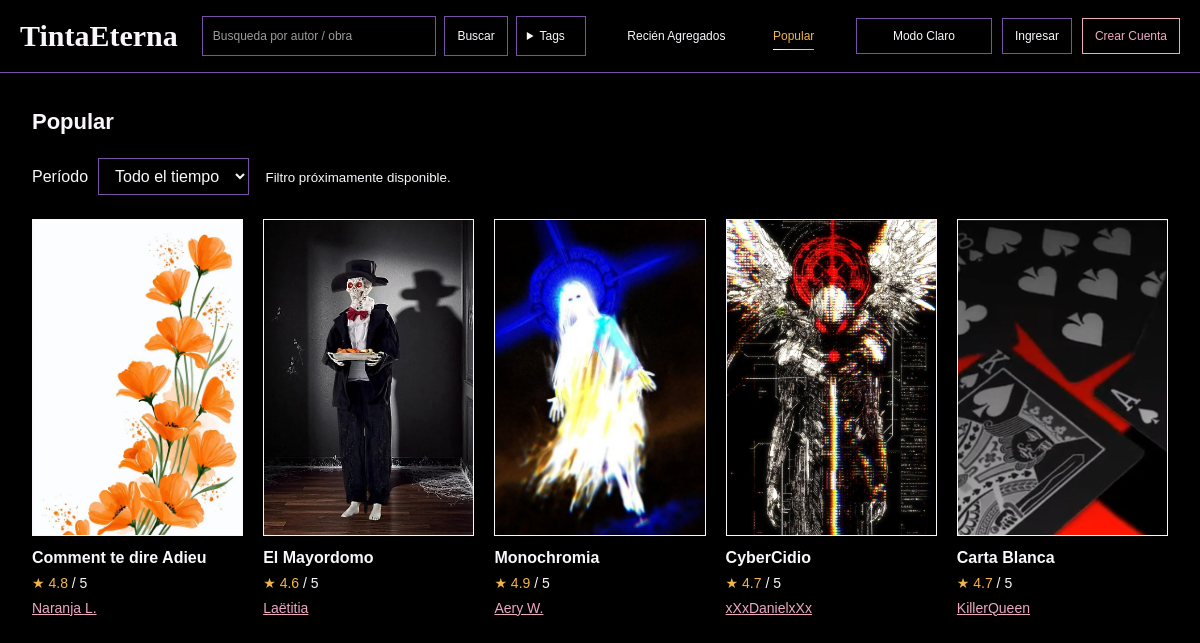
Page /popular/ on the committed database.
### pages/models.py (models this page shows, shortened)
class StoryUpload(models.Model):
    sample_key = models.CharField(max_length=450, unique=True, null=True, blank=True, editable=False)
    sample_cover = models.CharField(max_length=255, blank=True, editable=False)
    title = models.CharField(max_length=200, blank=True)
    description = models.TextField(max_length=3000, blank=True)
    cover = models.ImageField(upload_to=cover_file_path, blank=True)
    @property
    def display_title(self):
        return self.title or Path(self.original_name).stem
    owner = models.ForeignKey(
        settings.AUTH_USER_MODEL,
        on_delete=models.CASCADE,
        related_name="story_uploads",
    )
    file = models.FileField(upload_to=story_file_path, blank=True)
    original_name = models.CharField(max_length=255)
    uploaded_at = models.DateTimeField(auto_now_add=True)
    tags = models.ManyToManyField(Tag, blank=True, related_name="stories", verbose_name="Tags")

### pages/catalog_views.py (the view)
# urls.py: path("popular/", catalog_views.popular, name="popular"),
@require_GET
def popular(request):
    works, _, covers = sample_stories()
    from .sample_works import link_sample_cards
    link_sample_cards(works, covers)
    return render(request, "pages/home.html", {
        "catalog": "popular", "page_title": "Popular", "tags": Tag.objects.order_by("name"),
        "sections": [{"title": "Popular", "stories": works}],
    })

### pages/sample_works.py (called while the page is built)
def sample_key(item):
    return f"{slugify(item['author'])}:{slugify(item['title'])}"

def cover_url(story):
    if story.cover:
        return reverse('pages:story_cover', args=[story.pk])
    return static(story.sample_cover) if story.sample_cover else ''

### pages/templates/pages/home.html (shortened to what this page needs)
{% load static %}
<!doctype html>
<html lang="es">
  <head>
    {% load static %}
    <link rel="stylesheet" href="{% static 'pages/styles.css' %}" />
    <link rel="stylesheet" href="{% static 'pages/theme.css' %}">
  <link rel="stylesheet" href="{% static 'pages/profile.css' %}">
    <link rel="stylesheet" href="{% static 'pages/catalog.css' %}">
  </head>
  <body>
    <header class="site-header">
      <div class="header-inner">
        <h1 class="site-title"><a href="{% url 'pages:home' %}">TintaEterna</a></h1>
        <div class="header-actions">
          <form id="search-form" role="search" method="get" {% if catalog == "recent" %}action="{% url 'pages:recent' %}"{% endif %} style="position: relative;">
            <input
              id="story-search"
              name="q" value="{{ query }}"
              type="search"
              placeholder="Busqueda por autor / obra"
              aria-label="Busqueda autor / obra"
              autocomplete="off"
            />
            <button type="submit">Buscar</button>
            <details id="tag-dropdown" class="tag-dropdown">
              <summary>Tags </summary>
            </details>
          </form>
        <nav class="catalog-nav" aria-label="Explorar obras">
            <a href="{% url 'pages:recent' %}" {% if catalog == "recent" %}aria-current="page"{% endif %}>Recién Agregados</a>
            <a href="{% url 'pages:popular' %}" {% if catalog == "popular" %}aria-current="page"{% endif %}>Popular</a>
        </nav>
        <nav aria-label="Account">
            {% if user.is_authenticated %}
                {% include 'pages/account_menu.html' %}
                <button
                    type="button"
                    id="theme-toggle"
                    aria-label="Light mode"
                    aria-pressed="false"
                >
                    Light mode
                </button>
                <form
                    class="logout-form"
                    method="post"
                    action="{% url 'pages:logout' %}"
                    onsubmit="return confirm('¿Estás seguro de que quieres cerrar sesión?');"
                >
                    {% csrf_token %}
                    <button type="submit">Cerrar sesión</button>
                </form>
            {% else %}
                <button
                    type="button"
                    id="theme-toggle"
                    aria-label="Light mode"
                    aria-pressed="false"
                >
                </button>
                <a class="login-link" href="{% url 'pages:login' %}">
                    Ingresar
                </a>
                <a class="login-link signup" href="{% url 'pages:signup' %}">
                    Crear Cuenta
                </a>
            {% endif %}
        </nav>
        </div>
      </div>
    </header>
    <main class="homepage{% if catalog %} catalog-page{% endif %}">
      <div class="stories">
        {% for section in sections %}
        <section class="story-section">
          <h2>{{ section.title }}</h2>
          {% if catalog == "popular" %}
          <label class="period-filter">Período
            <select aria-describedby="period-note"><option>Día</option><option>Mes</option><option>Año</option><option selected>Todo el tiempo</option></select>
          </label>
          <small id="period-note">Filtro próximamente disponible.</small>
          {% endif %}
          <div class="story-grid">
            {% for story in section.stories %}
            <article
              class="story-card"
              data-search="{{ story.title }} {{ story.author }}"
              data-tags="{% for tag in story.tags.all %}{{ tag.id }} {% endfor %}"
              aria-label="{{ story.title }}"
            >
              <a class="story-cover-link" href="{{ story.work_url }}" aria-label="Abrir {{ story.title }}">
                <div class="cover">
                  {% if story.cover_url %}<img src="{{ story.cover_url }}" alt="Portada de {{ story.title }}" loading="lazy">{% endif %}
                </div>
              </a>
              <h3 class="story-title">{{ story.title }}</h3>
              <p class="rating">
                <span aria-hidden="true">★</span>
                {% if story.rating %}{{ story.rating }} <span class="rating-total">/ 5</span>
                {% else %}<span class="rating-total">Sin valoraciones</span>{% endif %}
              </p>
              <p class="author"><a href="{{ story.profile_url }}">{{ story.author }}</a></p>
            </article>
            {% empty %}<p>No hay obras para mostrar.</p>{% endfor %}
          </div>
        </section>
        {% endfor %}
      </div>
    </main>
  </body>
</html>

### pages/static/pages/theme.css (style rules this page uses)
:root { --black: #000000; --gold: #f2b544; --purple: #7952a8; --white: #faf7fc; --pink: #efa8c4; }
:root { color-scheme: dark; --page-background: var(--black); --page-text: var(--white); --accent: var(--gold); --secondary-text: var(--pink); --outline: var(--white); --input-placeholder: #ffffff9c; --upload-hover: #211b10; }
#theme-toggle { box-sizing: border-box; width: 136px; min-width: 136px; white-space: nowrap; text-align: center; }

### pages/static/pages/catalog.css (style rules this page uses)
.site-header .header-inner { display: flex; align-items: center; gap: clamp(36px, 3.5vw, 64px); flex-wrap: wrap; }
.site-header .site-title { flex: 0 0 auto; margin: 0; }
.site-title a { color: var(--page-text); text-decoration: none; }
.site-header .header-actions { flex: 1 1 800px; min-width: 0; display: grid; grid-template-columns: minmax(280px, 1.4fr) minmax(300px, 1fr) auto; align-items: center; gap: 24px; }
.site-header #search-form { width: 100%; max-width: 600px; margin: 0; }
.site-header .catalog-nav { display: grid; grid-template-columns: repeat(2, minmax(0, 1fr)); align-items: center; gap: 16px; margin: 0; padding: 0; }
.catalog-nav a { display: block; text-align: center; color: var(--page-text); text-decoration: none; padding: 10px 0; white-space: nowrap; }
.catalog-nav a:hover, .catalog-nav a[aria-current="page"] { color: var(--accent); }
.site-header nav[aria-label="Account"] { justify-content: flex-end; align-items: center; gap: 10px; margin: 0; padding: 0; }
@media (max-width: 1250px) { .site-header .header-inner { gap: 24px; } }
@media (max-width: 1250px) { .site-header .header-actions { grid-template-columns: minmax(260px, 1fr) auto; gap: 16px 24px; } }
@media (max-width: 1250px) { .site-header .catalog-nav { grid-column: 1 / -1; grid-row: 2; } }
main.homepage.catalog-page { grid-template-columns: minmax(0, 1fr); }
.catalog-page .story-section, .catalog-page .story-grid { transform: none; left: auto; top: auto; }
.period-filter { display: inline-flex; align-items: center; gap: 10px; margin-bottom: 24px; }
.period-filter select { font: inherit; color: var(--page-text); background: var(--page-background); border: 1px solid var(--purple); padding: 8px 12px; }
#period-note { margin-left: 12px; }
.site-header #search-form { position: relative; left: 15px; top: 0; }
.site-header .catalog-nav a:first-child { position: relative; left: -10px; top: 0; }
.site-header .catalog-nav a:last-child { position: relative; left: -40px; top: 0; }
.site-header .catalog-nav a { justify-self: center; width: max-content; padding: 8px 10px; position: relative; }
.site-header .catalog-nav a::after { content: ""; position: absolute; left: 10px; right: 10px; bottom: 3px; height: 1px; background: linear-gradient(to right, var(--white), var(--gold)); opacity: 0; transition: opacity 150ms ease; pointer-events: none; }
.site-header .catalog-nav a[aria-current="page"]::after { opacity: 1; }

### rows in the picture
StoryUpload: title "Comment te dire Adieu"
StoryUpload: title "El Mayordomo"
StoryUpload: title "Monochromia"
StoryUpload: title "CyberCidio"
StoryUpload: title "Carta Blanca"

### other values in the picture
{{ section.title }} "Popular"
{{ story.rating }} "4.8" "4.6" "4.9" "4.7" "4.7"
{{ story.author }} "Naranja L." "Laëtitia" "Aery W." "xXxDanielxXx" "KillerQueen"
